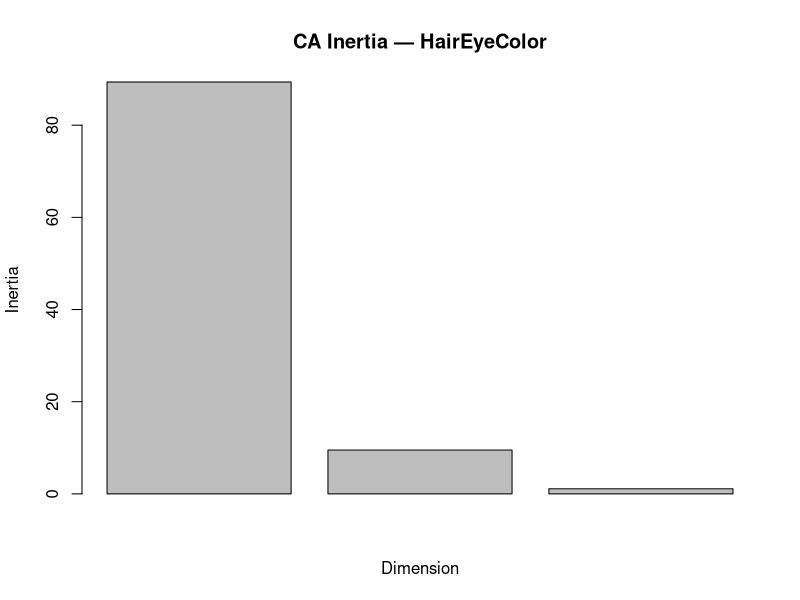
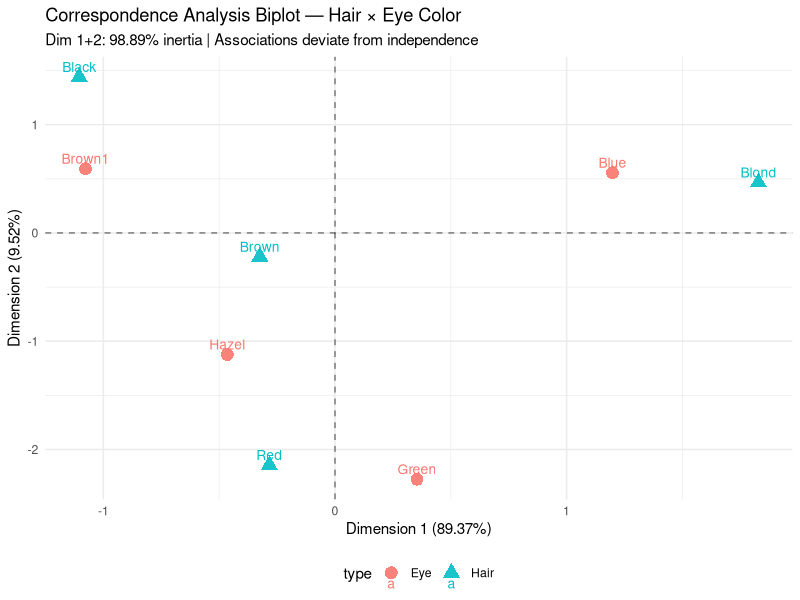

The R script that drew these images, in order:
## ---- chunk 1
knitr::opts_chunk$set(
  echo = TRUE,
  fig.align = "center",
  message = FALSE,
  warning = FALSE
)
## ---- chunk 2
data("HairEyeColor")
table_hec <- apply(HairEyeColor, c(1, 2), sum)  # aggregate over Gender
dimnames(table_hec) <- list(Hair = rownames(HairEyeColor), Eye = colnames(HairEyeColor))

print(round(table_hec, 1))
chisq.test(table_hec)
## ---- chunk 3
library(ca)

ca_hec <- ca(table_hec)  # number of dimensions
summary(ca_hec, Dim = c(1, 2))
## ---- chunk 4
inertia_df <- data.frame(
  Dim = factor(1:length(summary(ca_hec)$scree[,3])),
  Inertia = summary(ca_hec)$scree[,3],
  CumInertia = cumsum(summary(ca_hec)$scree[,3])
)
print(inertia_df, digits = 3)

barplot(summary(ca_hec)$scree[,3][1:3], 
        main = "CA Inertia — HairEyeColor",
        ylab = "Inertia",
        xlab = "Dimension")
## ---- chunk 5
library(ggplot2)

# Extract coordinates
row_coord <- data.frame(ca_hec$rowcoord, type = "Hair", row.names = rownames(table_hec))
col_coord <- data.frame(ca_hec$colcoord, type = "Eye",  row.names = colnames(table_hec))

plot_df <- rbind(row_coord, col_coord)

ggplot(plot_df, aes(x = `Dim1`, y = `Dim2`, color = type, shape = type)) +
  geom_hline(yintercept = 0, linetype = "dashed", alpha = 0.5) +
  geom_vline(xintercept = 0, linetype = "dashed", alpha = 0.5) +
  geom_point(size = 4, alpha = 0.9) +
  geom_text(aes(label = rownames(plot_df)), vjust = -0.5, size = 3.5) +
  labs(
    title = "Correspondence Analysis Biplot — Hair × Eye Color",
    subtitle = "Dim 1+2: 98.89% inertia | Associations deviate from independence",
    x = "Dimension 1 (89.37%)",
    y = "Dimension 2 (9.52%)"
  ) +
  theme_minimal() +
  theme(legend.position = "bottom")
## ---- chunk 6
round(ca_hec$rowcoord[, 1:2], 1)  # Row contributions
round(ca_hec$colcoord[, 1:2], 1)  # Column contributions
## ---- chunk 7
library(cluster)
row_dist <- dist(ca_hec$rowcoord[, 1:2])
hair_groups <- kmeans(row_dist, centers = 2)$cluster
sil_ca <- silhouette(hair_groups, row_dist)
mean(sil_ca[, 3])
